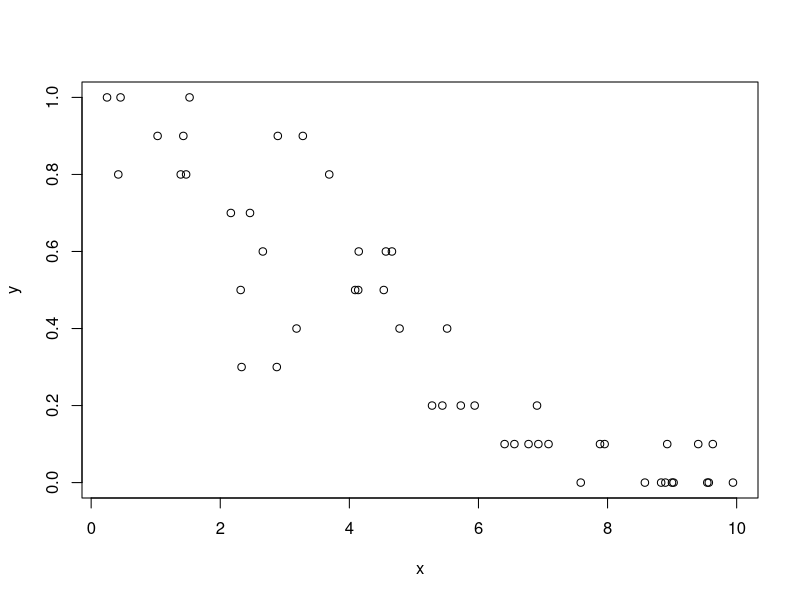
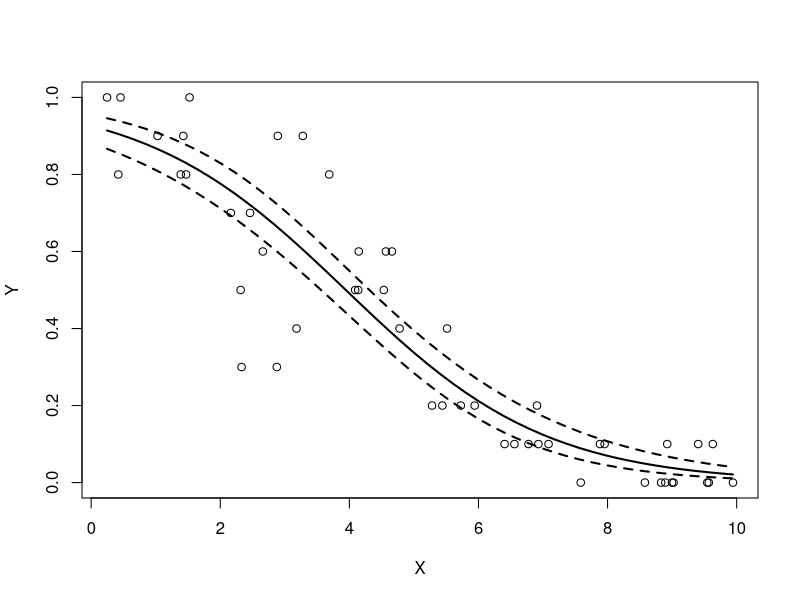

The R source for these figures, in order:
## ---- chunk 1
set.seed(123)
n <- 50
x <- runif(n, 0, 10)
z <- 3 + -0.75*x + rnorm(n, 0, 1)
# inverse logit
y <- round(plogis(z), 1)

# weights = sample sizes
# use same size for each observation for simplicity
wts <- rep(10, n)

# plot of a proportion (y) vs. a predictor (x)
plot(x, y)
## ---- chunk 2
mod1 <- glm(y~x, family=binomial, weights=wts)
summary(mod1)
## ---- chunk 3
1-mod1$deviance/mod1$null.deviance
## ---- chunk 4
# values for prediction
n <- 50
px <- seq(min(x), max(x), length=n)

# calculate predictions on link scale
pred1 <- predict(mod1, 
                 newdata=data.frame(x=px),
                 type="link", se.fit=TRUE)
mn1 <- pred1$fit
lo1 <- qnorm(0.025, mn1, pred1$se.fit)
up1 <- qnorm(0.975, mn1, pred1$se.fit)

# backtransform with inverse link function
mn1 <- mod1$family$linkinv(mn1)
lo1 <- mod1$family$linkinv(lo1)
up1 <- mod1$family$linkinv(up1)

# make the plot:
plot(x, y, xlab="X", ylab="Y", type="n",
     ylim=c(0, 1))
points(px, lo1, type="l", lty=2, lwd=2)
points(px, up1, type="l", lty=2, lwd=2)
points(px, mn1, type="l", lwd=2)
points(x,y)
